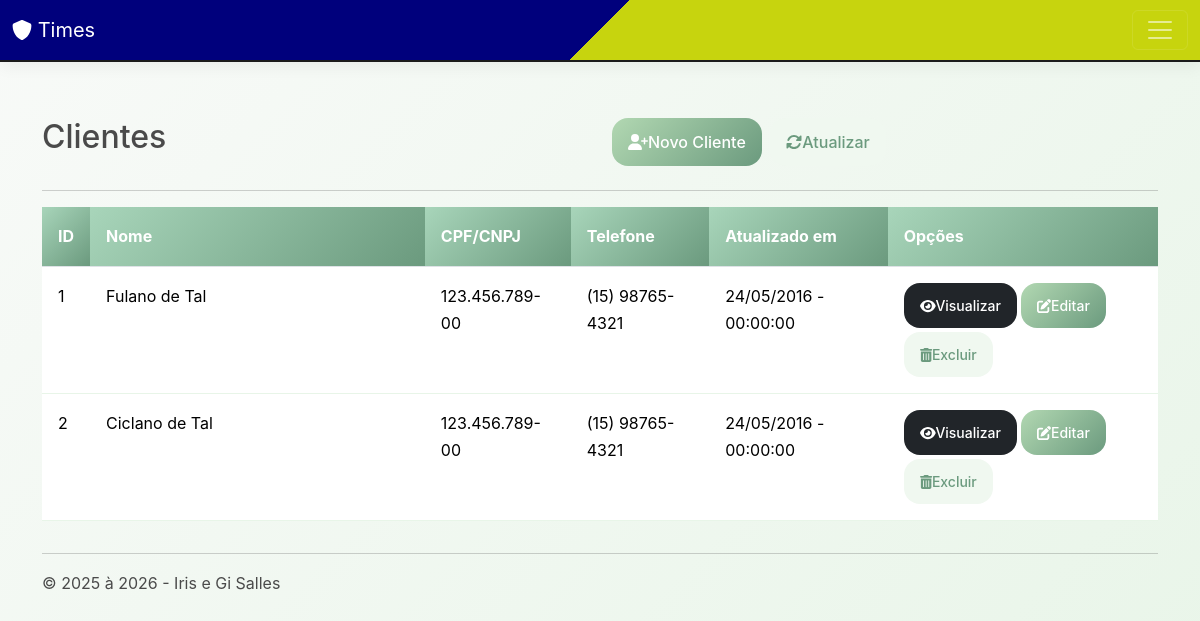
Page /customers/index.php on the committed database.
### tables this page shows
CREATE TABLE `customers` (
  `id` int(11) NOT NULL,
  `name` varchar(255) NOT NULL,
  `cpf_cnpj` varchar(15) NOT NULL,
  `birthdate` datetime NOT NULL,
  `address` varchar(255) NOT NULL,
  `hood` varchar(100) NOT NULL,
  `zip_code` varchar(8) NOT NULL,
  `city` varchar(100) NOT NULL,
  `state` varchar(2) NOT NULL,
  `phone` varchar(13) NOT NULL,
  `mobile` varchar(13) NOT NULL,
  `ie` varchar(15) NOT NULL,
  `created` datetime NOT NULL,
  `modified` datetime NOT NULL
);

### inc/database.php (called while the page is built, shortened)
<?php
	function open_database()
	{
		try {
			$conn = new PDO(DB_DSN, DB_USER, DB_PASSWORD, [
				PDO::ATTR_ERRMODE => PDO::ERRMODE_EXCEPTION,
				PDO::ATTR_DEFAULT_FETCH_MODE => PDO::FETCH_ASSOC,
				PDO::ATTR_EMULATE_PREPARES => false,
			]);
			return $conn;
		} catch (Exception $e) {
			echo $e->getMessage();
			return null;
		}
	}
	function find($table = null, $id = null)
	{
		try {
			$database = open_database();
			$found = null;
			if ($id) {
				$sql = "SELECT * FROM $table WHERE id = ?";
				$stmt = $database->prepare($sql);
				$stmt->bindParam(1, $id, PDO::PARAM_INT);
				$stmt->execute();
				$found = $stmt->fetch(PDO::FETCH_ASSOC);
			} else {
				$stmt = $database->prepare("SELECT * FROM $table");
				$stmt->execute();
				$found = [];
				while ($row = $stmt->fetch(PDO::FETCH_ASSOC)) {
					$found[] = $row;
				}
			}
		} catch (Exception $e) {
			if (!isset($_SESSION)) session_start();
			$_SESSION['message'] = $e->getMessage();
			$_SESSION['type'] = 'danger';
		}
		return $found;
	}
	function find_all($table)
	{
		return find($table);
	}

### customers/functions.php (called while the page is built, shortened)
<?php
function index() {
	$customers = find_all("customers");
}
function formatadata($data, $formato) {
  $df = new DateTime($data, new DateTimeZone("America/Sao_Paulo"));
  return $df->format($formato);
}
function formataTel($telefone) {
    $telefone = preg_replace('/\D/', '', $telefone);
    if (strlen($telefone) === 10) {
        return "(" . substr($telefone, 0, 2) . ") "
               . substr($telefone, 2, 4) . "-"
               . substr($telefone, 6, 4);
    } elseif (strlen($telefone) === 11) {
        return "(" . substr($telefone, 0, 2) . ") "
               . substr($telefone, 2, 5) . "-"
               . substr($telefone, 7, 4);
    } else {
        return $telefone;
    }
}

### customers/index.php (the view, shortened to what this page needs)
<?php
   require_once("functions.php");
index();
?>
        <header>
            <div class="row">
                <div class="col-sm-6">
                    <h2>Clientes</h2>
                </div>
                <div class="col-sm-6 text-right h2">
                    <a class="btn btn-secondary" href="add.php"><i class="fa-solid fa-user-plus"></i> Novo Cliente</a>
                    <a class="btn btn-light" href="index.php"><i class="fas fa-sync-alt"></i> Atualizar</a>
                </div>
            </div>
        </header>
        <hr>
<div class="table-responsive">
    <table class="table table-hover">
                    <thead>
                <tr>
                    <th>ID</th>
                    <th width="30%">Nome</th>
                    <th>CPF/CNPJ</th>
                    <th>Telefone</th>
                    <th>Atualizado em</th>
                    <th>Opções</th>
                </tr>
            </thead>
            <tbody>
            <?php if ($customers) : ?>
            <?php foreach ($customers as $customer) : ?>
                <tr>
                    <td><?php echo $customer['id']; ?></td>
                    <td><?php echo $customer['name']; ?></td>
                    <td><?php echo $customer['cpf_cnpj']; ?></td>
                    <td><?php echo formataTel($customer['mobile']); ?></td>
                    <td><?php echo formatadata($customer['modified'], "d/m/Y - H:i:s"); ?></td>
                    <td class="actions">
                         <div class="d-flex flex-wrap gap-1">
                        <a href="view.php?id=<?php echo $customer['id']; ?>" class="btn btn-sm btn-dark"><i class="fa-solid fa-eye"></i> Visualizar</a>
                        <a href="edit.php?id=<?php echo $customer['id']; ?>" class="btn btn-sm btn-secondary"><i class="fa-solid fa-pen-to-square"></i> Editar</a>
                      <a href="#"
   class="btn btn-sm btn-light"
   data-bs-toggle="modal"
   data-bs-target="#delete-modal"
   data-customer-id="<?php echo $customer['id']; ?>"
   data-customer-name="<?php echo htmlspecialchars($customer['name']); ?>">
   <i class="fa-solid fa-trash-can"></i> Excluir
</a>
                         </div>
                    </td>
                </tr>
            <?php endforeach; ?>
            <?php else : ?>
                <tr>
                    <td colspan="6">Nenhum registro encontrado.</td>
                </tr>
            <?php endif; ?>
            </tbody>
        </table>
</div>

### css/plantas.css (style rules this page uses)
* { box-sizing: border-box; margin: 0; padding: 0; }
body { font-family: 'Inter', sans-serif; background: linear-gradient(135deg, #f8faf8 0%, #e8f5e8 100%); color: #4a4a4a; line-height: 1.7; min-height: 100vh; }
.btn { display: inline-flex; align-items: center; justify-content: center; padding: 0.75rem 1rem; border: none; border-radius: 1rem; color: white; font-weight: 500; cursor: pointer; text-decoration: none; transition: all 0.3s ease; }
.btn-secondary { background: linear-gradient(135deg, #b2d8b2 0%, #6b9a7e 100%); }
.btn-light { background: #f0f8f0; color: #6b9a7e; }
.table th { background: linear-gradient(135deg, #a8d5ba 0%, #6b9a7e 100%); color: white; padding: 1rem; text-align: left; }
.table td { padding: 1rem; border-bottom: 1px solid #e8f5e8; }

### rows in the picture
customers: id "1", name "Fulano de Tal", cpf_cnpj "123.456.789-00", mobile "(15) 98765-4321", modified "24/05/2016 - 00:00:00"
customers: id "2", name "Ciclano de Tal", cpf_cnpj "123.456.789-00", mobile "(15) 98765-4321", modified "24/05/2016 - 00:00:00"

### other values in the picture
$data->format("Y") "2026"
